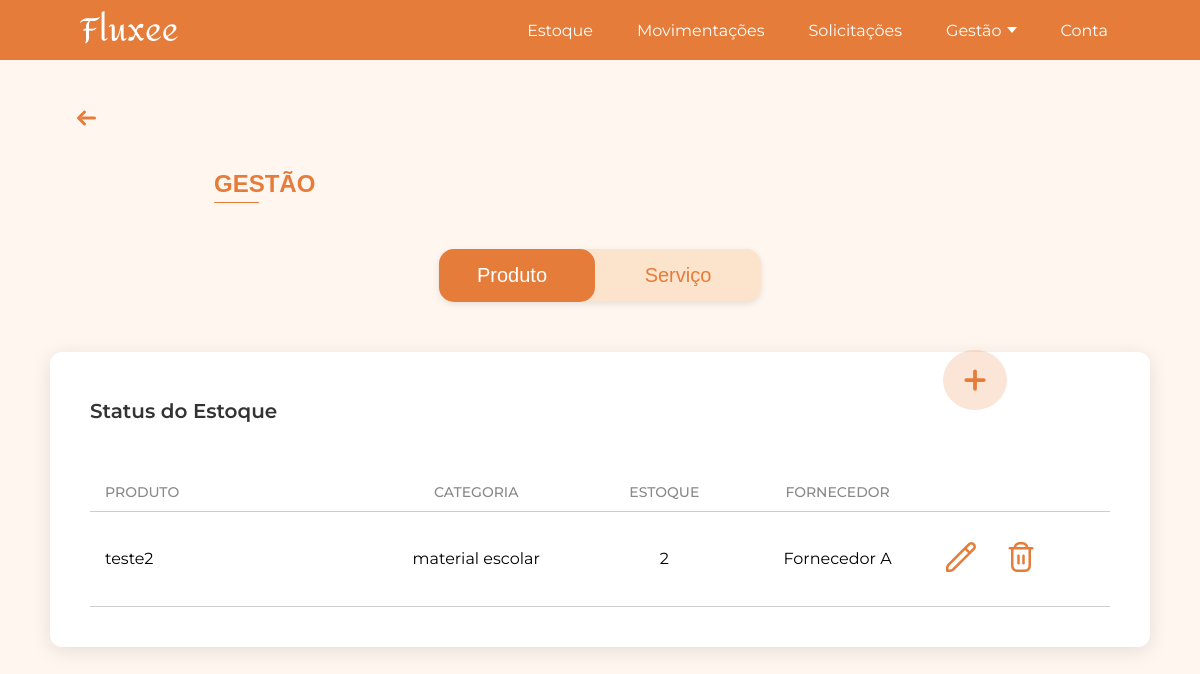
The app's page /gestao/ (signed in), older data.
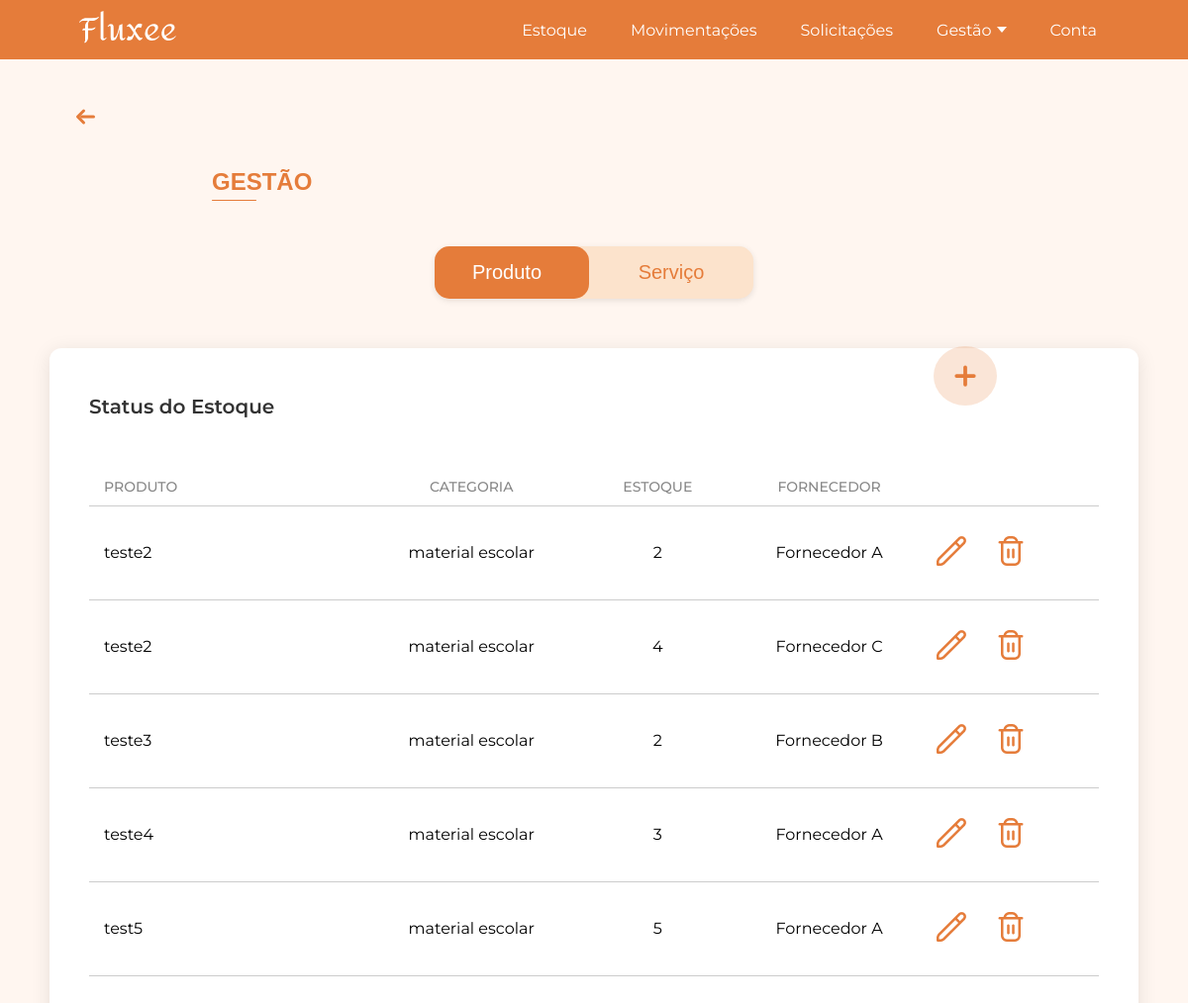
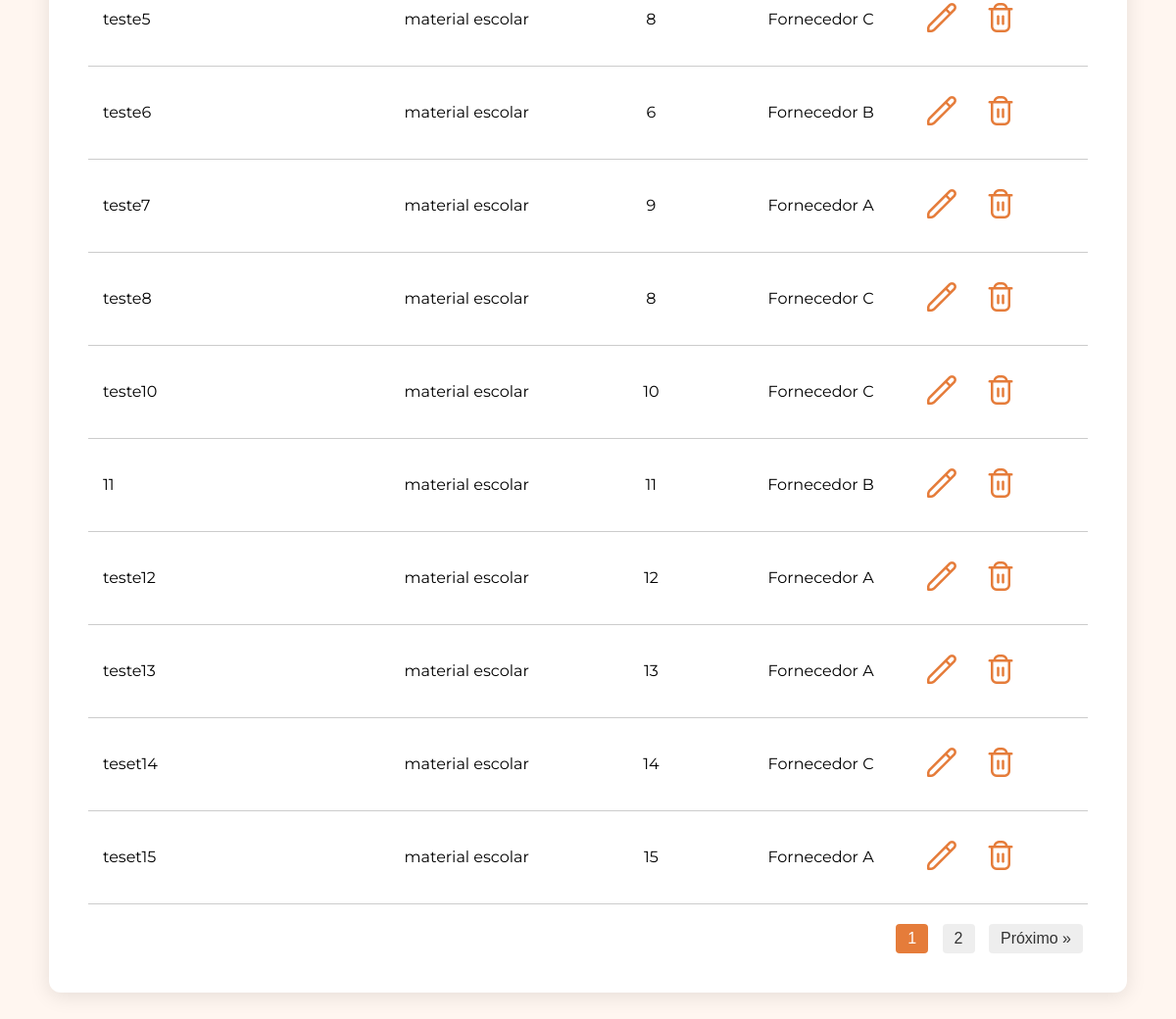
The same page, newer data (2 pictures, top to bottom).
### app/models.py (models this page shows, shortened)
class Produto(db.Model):
    __tablename__ = 'produto'
    id = db.Column(db.Integer, primary_key=True)
    nome = db.Column(db.String(200), nullable=False)
    tipo_id = db.Column(db.Integer, db.ForeignKey('tipo_produto.id'), nullable=True)
    tipo = db.relationship('TipoProduto', backref=db.backref('produtos', lazy=True))
    fornecedor_id = db.Column(db.Integer, db.ForeignKey('fornecedor.id'), nullable=True)
    fornecedor = db.relationship('Fornecedor', backref=db.backref('produtos', lazy=True))
    quantidade = db.Column(db.Integer, nullable=False)
    data_entrada = db.Column(db.Date, nullable=False, default=date.today)
    unidade_medida_id = db.Column(db.Integer, db.ForeignKey('unidade_medida.id'), nullable=True)
    unidade_medida = db.relationship('UnidadeMedida', backref=db.backref('produtos', lazy=True))
    imagem = db.Column(db.String(200), nullable=True)  # caminho para a imagem

class TipoProduto(db.Model):
    __tablename__ = 'tipo_produto'
    id = db.Column(db.Integer, primary_key=True)
    nome = db.Column(db.String(100), nullable=False)

class Fornecedor(db.Model):
    __tablename__ = 'fornecedor'
    id = db.Column(db.Integer, primary_key=True)
    nome = db.Column(db.String(100), nullable=False)

### app/view.py (the view)
@app.route('/gestao/')
@login_required
def gestao():
    page = request.args.get('page', 1, type=int)
    per_page = 15
    produtos_pag = Produto.query.paginate(page=page, per_page=per_page)
    mostrar_paginacao = produtos_pag.total >= per_page
    return render_template(
        'gestao.html',
        produtos=produtos_pag.items,
        pagination=produtos_pag,
        mostrar_paginacao=mostrar_paginacao,
        pagina_atual=page  # <--- passa a página atual
    )

### app/models.py (called while the page is built)
@login_manager.user_loader
def load_user(user_id):
    return User.query.get(int(user_id))

### app/templates/gestao.html (shortened to what this page needs)
<!DOCTYPE html>
<html lang="pt-BR">
<head>
    <link rel="stylesheet" href="{{ url_for('static', filename='css/home.css') }}">
</head>
<body>
    {% include 'componentes/header/header.html' %}
    {% with texto="GESTÃO" %}
        {% include 'componentes/titulos/titulo.html' %}
    {% endwith %}
    {% include 'componentes/botoes/botaogestao.html' %}
    <div class="gestao-container">
        <div class="gestao-box">
            <h2 class="gestao-box-title">Status do Estoque</h2>
            <div class="gestao-tabela">
                <div class="gestao-cabecalho">
                    <span class="coluna-produto">PRODUTO</span>
                    <span class="coluna-categoria">CATEGORIA</span>
                    <span class="coluna-estoque">ESTOQUE</span>
                    <span class="coluna-fornecedor">FORNECEDOR</span>
                </div>
                <div class="linha-titulos"></div>
                {% for p in produtos %}
                    <div class="gestao-linha linha-dinamica">
                        <span class="linha-produto">{{ p.nome }}</span>
                        <span class="linha-categoria">{{ p.tipo.nome }}</span>
                        <span class="linha-estoque">{{ p.quantidade }}</span>
                        <span class="linha-fornecedor">{{ p.fornecedor.nome }}</span>
                        <span class="linha-acoes">
                            <a href="{{ url_for('editar_produto', id=p.id) }}" class="btn-edit">
                                <img src="{{ url_for('static', filename='icons/edit.png') }}" alt="editar">
                            </a>
                            <a href="{{ url_for('deletar_produto', id=p.id) }}" class="btn-delete">
                                <img src="{{ url_for('static', filename='icons/delete.png') }}" alt="excluir">
                            </a>
                        </span>
                    </div>
                {% endfor %}
                {% if mostrar_paginacao %}
                <div class="paginacao">
                    {% for p in range(1, pagination.pages + 1) %}
                        {% if p ==  pagina_atual %}
                            <span class="ativo">{{ p }}</span>
                        {% else %}
                            <a href="{{ url_for('gestao', page=p) }}">{{ p }}</a>
                        {% endif %}
                    {% endfor %}
                    {% if pagination.has_next %}
                        <a href="{{ url_for('gestao', page=pagination.next_num) }}">Próximo &raquo;</a>
                    {% endif %}
                </div>
                {% endif %}
            </div>
        <div class="gestao-botao">
            {% include 'componentes/botoes/botao_gestao_add_produto.html' %}
        </div>
    </div>
</body>
</html>

### app/templates/componentes/header/header.html (shortened to what this page needs)
<header class="site-header">
  <div class="container">
    <a href="/" class="logo">
      <img src="{{ url_for('static', filename='images/fluxee2.png') }}" alt="Logo Fluxeé">
    </a>
    <nav class="nav">
      <ul>
        <li><a href="#">Estoque</a></li>
        <li><a href="#">Movimentações</a></li>
        <li><a href="#">Solicitações</a></li>
        <li class="dropdown_gestao">
          <a href="#" class="dropbtn">
            Gestão <span class="arrow"></span>
          </a>
        </li>
        <li><a href="#">Conta</a></li>
      </ul>
    </nav>
  </div>
</header>
<link rel="stylesheet" href="{{ url_for('static', filename='css/header.css') }}">

### app/templates/componentes/titulos/titulo.html
<div class="titulo-container">
    <div class="seta-container">
        <a href="{{ url_for('home') }}" class="titulo-voltar" title="Voltar para a página inicial">
            <svg xmlns="http://www.w3.org/2000/svg" width="45" height="24" fill="none" stroke="#E57C3A" stroke-width="3" stroke-linecap="round" stroke-linejoin="round" viewBox="0 0 24 24">
                <line x1="8" y1="12" x2="20" y2="12" />
                <polyline points="10 6 4 12 10 18" />
            </svg>
        </a>
    </div>
    <div class="titulo-linha">
        <h1 class="titulo">{{ texto }}</h1>
    </div>
</div>
<link rel="stylesheet" href="{{ url_for('static', filename='css/diversos/titulo.css') }}">

### app/templates/componentes/botoes/botaogestao.html
<link rel="stylesheet" href="{{ url_for('static', filename='css/botoes/botaogestao.css') }}">
<div class="container">
  <div class="toggle-container">
    <a href="{{ url_for('gestao') }}" class="toggle-btn {% if request.path == '/gestao/' %}active{% endif %}">Produto</a>
    <a href="{{ url_for('gestao_servico') }}" class="toggle-btn {% if request.path == '/gestao_servico/' %}active{% endif %}">Serviço</a>
  </div>
</div>
<link rel="stylesheet" href="{{ url_for('static', filename='js/botaogestao.js') }}">

### app/templates/componentes/botoes/botao_gestao_add_produto.html
<a href="{{ url_for('adicionar_produto') }}" class="botao-adicionar" title="Adicionar novo produto">
    <svg xmlns="http://www.w3.org/2000/svg" width="24" height="24" fill="none" stroke="#E57C3A" stroke-width="3" stroke-linecap="round" stroke-linejoin="round" viewBox="0 0 24 24">
        <line x1="12" y1="5" x2="12" y2="19"/>
        <line x1="5" y1="12" x2="19" y2="12"/>
    </svg>
</a>
<link rel="stylesheet" href="{{ url_for('static', filename='css/botoes/botao_gestao_add_produto.css') }}">

### app/static/css/home.css (style rules this page uses)
html, body { margin: 0; padding: 0; font-family: 'Montserrat', Arial, sans-serif; background-color: #FFF6F0; }
.gestao-container { display: flex; justify-content: center; align-items: flex-start; gap: 50px; padding: 50px 0; }
.gestao-box { width: 1850px; background: #fff; border-radius: 12px; box-shadow: 0 4px 20px rgba(0,0,0,0.1); padding-left: 40px; padding-right: 40px; padding-top: 30px; padding-bottom: 40px; box-sizing: border-box; }
.gestao-box-title { font-size: 20px; font-weight: 600; margin-bottom: 50px; color: #333; }
.gestao-linha { display: flex; align-items: center; padding: 12px 0; border-bottom: 1px solid #ccc; height: auto; background: transparent; }
.gestao-botao { display: flex; align-items: flex-start; }
.gestao-cabecalho { display: flex; padding: 10px 15px; font-weight: 500; color: #888; font-size: 14px; }
.coluna-produto { width: 26%; text-align: left; }
.coluna-categoria { width: 23%; text-align: center; }
.coluna-estoque { width: 15%; text-align: center; }
.coluna-fornecedor { width: 20%; text-align: center; }
.linha-acoes img { width: 30px; height: 30px; cursor: pointer; }
.linha-produto { width: 26%; }
.linha-categoria { width: 23%; text-align: center; }
.linha-estoque { width: 15%; text-align: center; }
.linha-fornecedor { width: 20%; text-align: center; }
.linha-acoes { width: 10%; display: flex; justify-content: flex-end; gap: 30px; }
.gestao-linha.linha-dinamica { padding: 30px 15px; }
.linha-titulos { width: 100%; height: 1px; background: #ccc; }
@media (max-width: 1450px) { .gestao-box { width: 1100px; } }
.paginacao { margin-top: 20px; text-align: right; font-family: Arial, sans-serif; }
.paginacao a { display: inline-block; margin: 0 5px; padding: 6px 12px; background: #eee; color: #333; text-decoration: none; border-radius: 4px; transition: 0.2s; }
.paginacao .ativo { display: inline-block; margin: 0 5px; padding: 6px 12px; background: #E57C3A; color: #fff; border-radius: 4px; }

### app/static/css/header.css (style rules this page uses)
.site-header { background-color: #E57C3A; width: 100%; height: 65px; max-height: 60px; color: white; display: flex; align-items: center; padding: 0 80px; box-sizing: border-box; }
.site-header .container { display: flex; justify-content: space-between; align-items: center; width: 100%; margin: 0 auto; padding-right: 0; }
.logo { font-size: 1.5rem; font-weight: bold; }
.nav ul { display: flex; list-style: none; margin: 0; padding: 0; font-family: 'Montserrat', sans-serif; gap: 20px; }
.nav li { position: relative; margin: 0; }
.nav a { display: inline-flex; align-items: center; text-decoration: none; color: white; font-family: 'Montserrat', sans-serif; padding: 8px 12px; transition: color 0.3s ease; }
.nav li.dropdown_gestao .dropbtn { cursor: pointer; display: inline-flex; align-items: center; gap: 5px; }
.nav li.dropdown_gestao .arrow { display: inline-block; width: 0; height: 0; border-left: 5px solid transparent; border-right: 5px solid transparent; border-top: 6px solid white; transition: transform 0.3s ease; }

### app/static/css/diversos/titulo.css (style rules this page uses)
.titulo-container { margin-left: 64px; margin-top: 46px; display: block; }
.seta-container { margin-bottom: 20px; }
.titulo-voltar { text-decoration: none; display: inline-flex; align-items: center; transition: transform 0.2s ease; }
.titulo-linha .titulo { color: #E57C3A; margin-left: 150px; font-size: 24px; font-weight: 600; font-family: Arial, Helvetica, sans-serif; position: relative; display: inline-block; }
.titulo-linha .titulo::after { content: ""; display: block; width: 45px; height: 1px; background-color: #E57C3A; margin-top: 4px; border-radius: 2px; }

### app/static/css/botoes/botaogestao.css (style rules this page uses)
.container { width: 100vw; margin-top: 30px; display: flex; justify-content: center; align-items: center; font-family: Arial, sans-serif; }
.toggle-container { display: flex; width: 322px; height: 53px; background-color: #fce3cc; border-radius: 15px; overflow: hidden; box-shadow: 0 2px 6px rgba(0,0,0,0.1); }
.toggle-btn { flex: 1; font-size: 20px; font-weight: 500; cursor: pointer; transition: all 0.3s ease; color: #E57C3A; background: transparent; text-decoration: none; display: flex; justify-content: center; align-items: center; }
.toggle-btn.active { background-color: #E57C3A; color: white; border-radius: 15px; width: calc(50% + 10px); margin-left: -10px; }
.toggle-btn:first-child { border-top-left-radius: 12px; border-bottom-left-radius: 12px; }
.toggle-btn:last-child { border-top-right-radius: 12px; border-bottom-right-radius: 12px; }

Row changes from the older to the newer data that the page shows:
added Produto: nome "teste2", tipo.nome "material escolar", quantidade "4", fornecedor.nome "Fornecedor C"
added Produto: nome "teste3", tipo.nome "material escolar", quantidade "2", fornecedor.nome "Fornecedor B"
added Produto: nome "teste4", tipo.nome "material escolar", quantidade "3", fornecedor.nome "Fornecedor A"
added Produto: nome "test5", tipo.nome "material escolar", quantidade "5", fornecedor.nome "Fornecedor A"
added Produto: nome "teste5", tipo.nome "material escolar", quantidade "8", fornecedor.nome "Fornecedor C"
added Produto: nome "teste6", tipo.nome "material escolar", quantidade "6", fornecedor.nome "Fornecedor B"
added Produto: nome "teste7", tipo.nome "material escolar", quantidade "9", fornecedor.nome "Fornecedor A"
added Produto: nome "teste8", tipo.nome "material escolar", quantidade "8", fornecedor.nome "Fornecedor C"
added Produto: nome "teste10", tipo.nome "material escolar", quantidade "10", fornecedor.nome "Fornecedor C"
added Produto: nome "11", tipo.nome "material escolar", quantidade "11", fornecedor.nome "Fornecedor B"
added Produto: nome "teste12", tipo.nome "material escolar", quantidade "12", fornecedor.nome "Fornecedor A"
added Produto: nome "teste13", tipo.nome "material escolar", quantidade "13", fornecedor.nome "Fornecedor A"
added Produto: nome "teset14", tipo.nome "material escolar", quantidade "14", fornecedor.nome "Fornecedor C"
added Produto: nome "teset15", tipo.nome "material escolar", quantidade "15", fornecedor.nome "Fornecedor A"
Text that changed along with them:
new list line: "1"
new list line: "2"
text now shown: "Próximo »"
